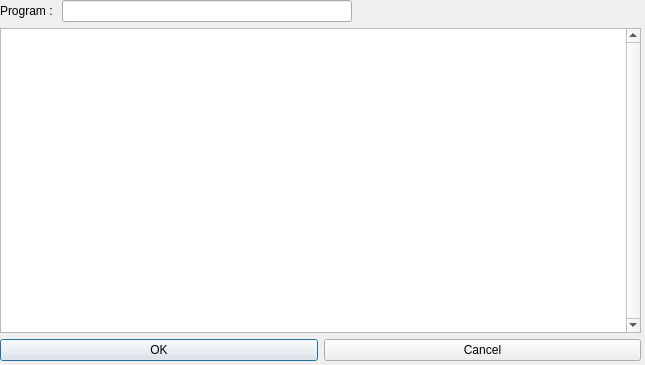
<?xml version="1.0" encoding="UTF-8"?>
<ui version="4.0">
 <class>DlgProgram</class>
 <widget class="QDialog" name="DlgProgram">
  <property name="geometry">
   <rect>
    <x>0</x>
    <y>0</y>
    <width>645</width>
    <height>365</height>
   </rect>
  </property>
  <property name="windowTitle">
   <string>Dialog</string>
  </property>
  <widget class="QWidget" name="layoutWidget">
   <property name="geometry">
    <rect>
     <x>0</x>
     <y>0</y>
     <width>641</width>
     <height>361</height>
    </rect>
   </property>
   <layout class="QVBoxLayout" name="verticalLayout">
    <item>
     <layout class="QHBoxLayout" name="horizontalLayout">
      <item>
       <widget class="QLabel" name="label">
        <property name="text">
         <string>Program : </string>
        </property>
       </widget>
      </item>
      <item>
       <widget class="QLineEdit" name="txtProgram">
        <property name="readOnly">
         <bool>true</bool>
        </property>
       </widget>
      </item>
      <item>
       <spacer name="horizontalSpacer_4">
        <property name="orientation">
         <enum>Qt::Horizontal</enum>
        </property>
        <property name="sizeHint" stdset="0">
         <size>
          <width>255</width>
          <height>20</height>
         </size>
        </property>
       </spacer>
      </item>
     </layout>
    </item>
    <item>
     <widget class="QListWidget" name="programList">
      <property name="font">
       <font>
        <pointsize>16</pointsize>
       </font>
      </property>
      <property name="verticalScrollBarPolicy">
       <enum>Qt::ScrollBarAlwaysOn</enum>
      </property>
      <property name="horizontalScrollBarPolicy">
       <enum>Qt::ScrollBarAlwaysOff</enum>
      </property>
      <property name="selectionMode">
       <enum>QAbstractItemView::SingleSelection</enum>
      </property>
      <property name="textElideMode">
       <enum>Qt::ElideNone</enum>
      </property>
      <property name="movement">
       <enum>QListView::Static</enum>
      </property>
      <property name="flow">
       <enum>QListView::LeftToRight</enum>
      </property>
      <property name="isWrapping" stdset="0">
       <bool>true</bool>
      </property>
      <property name="resizeMode">
       <enum>QListView::Adjust</enum>
      </property>
      <property name="gridSize">
       <size>
        <width>200</width>
        <height>20</height>
       </size>
      </property>
      <property name="viewMode">
       <enum>QListView::ListMode</enum>
      </property>
      <property name="uniformItemSizes">
       <bool>false</bool>
      </property>
      <property name="selectionRectVisible">
       <bool>true</bool>
      </property>
      <property name="sortingEnabled">
       <bool>true</bool>
      </property>
     </widget>
    </item>
    <item>
     <layout class="QHBoxLayout" name="horizontalLayout_2">
      <item>
       <widget class="QPushButton" name="btnOK">
        <property name="sizePolicy">
         <sizepolicy hsizetype="Expanding" vsizetype="Fixed">
          <horstretch>0</horstretch>
          <verstretch>0</verstretch>
         </sizepolicy>
        </property>
        <property name="text">
         <string>OK</string>
        </property>
       </widget>
      </item>
      <item>
       <widget class="QPushButton" name="btnCancel">
        <property name="sizePolicy">
         <sizepolicy hsizetype="Expanding" vsizetype="Fixed">
          <horstretch>0</horstretch>
          <verstretch>0</verstretch>
         </sizepolicy>
        </property>
        <property name="text">
         <string>Cancel</string>
        </property>
       </widget>
      </item>
     </layout>
    </item>
   </layout>
  </widget>
 </widget>
 <resources/>
 <connections/>
</ui>
